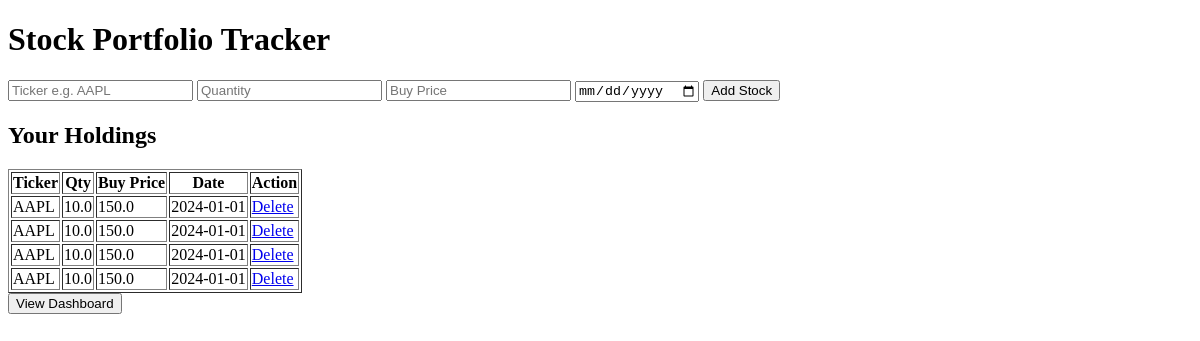
Before: / with the older database file.
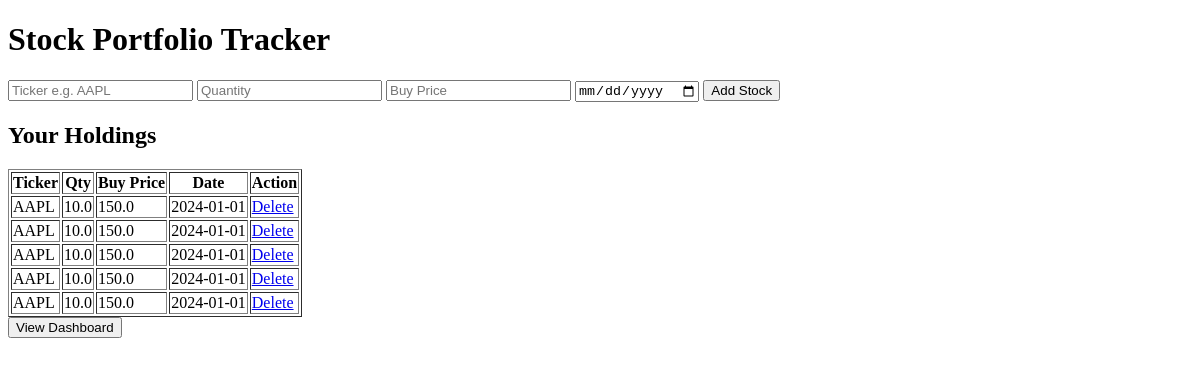
After: the same page with the newer database file.
### tables this page shows
CREATE TABLE holdings (
            id INTEGER PRIMARY KEY AUTOINCREMENT, 
            ticker TEXT NOT NULL, 
            qty REAL NOT NULL, 
            buy_price REAL NOT NULL, 
            buy_date TEXT NOT NULL
        );

### app.py (the view)
@app.route("/")
def index() :
    from database import get_holdings
    holdings = get_holdings().to_dict("records")
    return render_template("index.html", holdings= holdings)

### database.py (called while the page is built)
def get_holdings() :
    conn = sqlite3.connect("portfolio.db")
    df = pd.read_sql("SELECT * FROM holdings", conn)
    conn.close()
    return df

### Templates/index.html
<!DOCTYPE html>
<html>
<head><title>Portfolio Tracker</title></head>
<body>
    <h1>Stock Portfolio Tracker</h1>
    <form action="/add" method="POST">
        <input name="ticker" placeholder="Ticker e.g. AAPL" required>
        <input name="qty" type="number" placeholder="Quantity" required>
        <input name="buy_price" type="number" step="0.01" placeholder="Buy Price" required>
        <input name="buy_date" type="date" required>
        <button type="submit">Add Stock</button>
    </form>
    <h2>Your Holdings</h2>
    <table border="1">
        <tr><th>Ticker</th><th>Qty</th><th>Buy Price</th><th>Date</th><th>Action</th></tr>
        {% for h in holdings %}
        <tr>
            <td>{{ h.ticker }}</td>
            <td>{{ h.qty }}</td>
            <td>{{ h.buy_price }}</td>
            <td>{{ h.buy_date }}</td>
            <td><a href="/delete/{{ h.id }}">Delete</a></td>
        </tr>
        {% endfor %}
    </table>
    <a href="/dashboard"><button>View Dashboard</button></a>
</body>
</html>

Changed rows visible on the page:
added holdings: ticker "AAPL", qty "10.0", buy_price "150.0", buy_date "2024-01-01"
